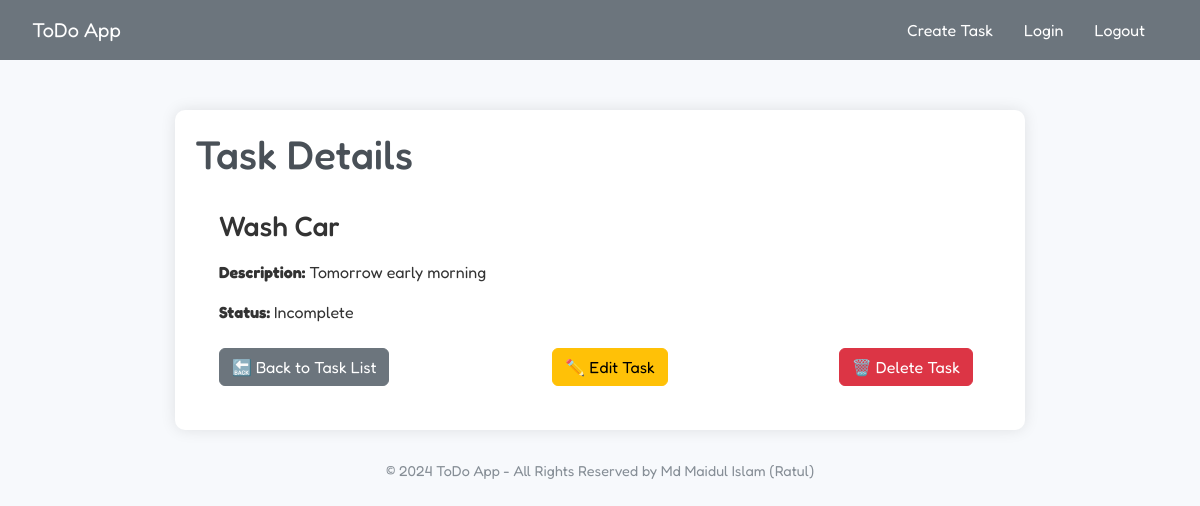
Page /task/5/ (signed in) on the committed database.
### base/models.py (models this page shows, shortened)
class Task(models.Model):
    user = models.ForeignKey(User, on_delete=models.CASCADE, null=True, blank=True)
    title = models.CharField(max_length=200)
    description = models.TextField(null=True, blank=True)
    complete = models.BooleanField(default=False)
    create = models.DateTimeField(auto_now_add=True)
    class Meta:
        ordering = ['complete']

### base/views.py (the view)
# urls.py: path("task/<int:pk>/", TaskDetail.as_view(), name="taskdetail"),
class TaskDetail(LoginRequiredMixin, DetailView):
    model = Task
    context_object_name = 'task'
    template_name = 'base/task_detail.html'

### base/templates/base/task_detail.html (shortened to what this page needs)
{% extends 'base/main.html' %}
{% block content %}
    <h1>Task Details</h1>
    <div class="p-4">
        <h3 class="card-title mb-3">{{ task.title }}</h3>
        <p class="card-text"><strong>Description:</strong> {{ task.description }}</p>
        <p class="card-text mb-4"><strong>Status:</strong>{{ task.complete|yesno:"Complete, Incomplete" }} </p>
        <div class="d-flex justify-content-between mt-3">
            <a href="{% url 'tasklist' %}" class="btn btn-secondary d-flex align-items-center">
                🔙 Back to Task List
            </a>
            <a href="{% url 'taskupdate' task.id %}" class="btn btn-warning me-2 d-flex align-items-center">
                ✏️ Edit Task
            </a>
            <a href="{% url 'taskdelete' task.id %}" class="btn btn-danger me-2 d-flex align-items-center">
                🗑️ Delete Task
            </a>
        </div>
    </div>
{% endblock content %}

### base/templates/base/main.html (style rules this page uses)
body { background-color: #f7f9fc; font-family: "Fredoka", sans-serif; color: #333; }
h1, h2, h3 { color: #495057; }

### rows in the picture
Task: title "Wash Car", description "Tomorrow early morning", complete "Incomplete"
